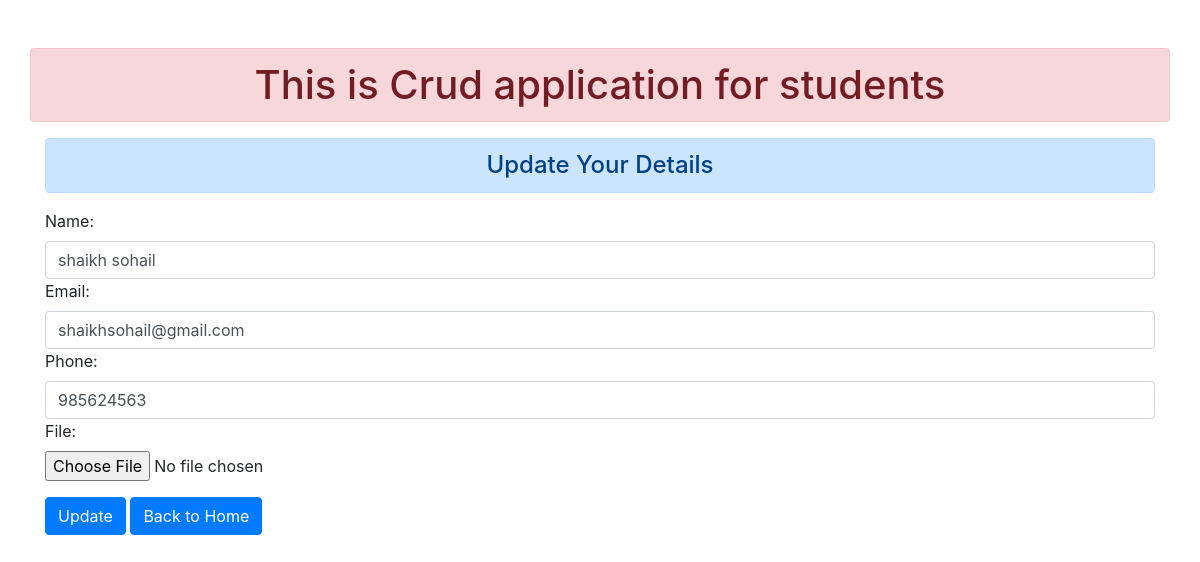
Screenshot of /editstudent/14/ with the database file from the repository.
### CrudPractice/models.py (models this page shows, shortened)
class Student(models.Model):
    name = models.CharField(max_length=300)
    email = models.EmailField(max_length=300)
    phone = models.CharField(max_length=13)
    date = models.DateTimeField(auto_now_add=True, blank=True)
    file = models.FileField()

### CrudPractice/views.py (the view)
# urls.py: path('editstudent/<int:id>/', views.editstudents, name='editStudents'),
def editstudents(request, id):
    if request.method == 'POST':
        geteditid = Student.objects.get(pk=id)
        efrmm = StudentForm(request.POST, instance=geteditid)
        if efrmm.is_valid():
            efrmm.save()
    else:
        geteditid = Student.objects.get(pk=id)
        efrmm = StudentForm(instance=geteditid)
    editcontext = {'editform':efrmm}
    return render(request, 'CrudPractice/editstudents.html', editcontext)

### CrudPractice/forms.py
class StudentForm(forms.ModelForm):
    class Meta:
        model = Student
        fields = ['name', 'email', 'phone', 'file']
        widgets = {
            'name' : forms.TextInput(attrs={'class':'form-control'}),
            'email' : forms.EmailInput(attrs={'class':'form-control'}),
            'phone' : forms.TextInput(attrs={'class':'form-control'}),
            'file' : forms.FileInput(attrs={'class':'form-control-file'}),
        }

### CrudPractice/templates/CrudPractice/editstudents.html (shortened to what this page needs)
{% extends 'CrudPractice/index.html' %}
{% block content %}
<div class="container">
    <h4 class="alert alert-primary text-center"> Update Your Details {{id}} </h4>
    <form action="" method="POST">
        {{editform}}
        <button type="submit" class="btn btn-primary mt-3">Update</button>
        <a href="{% url 'showStudents' %}" class="btn btn-primary mt-3" >Back to Home</a>
    </form>
</div>
{% endblock content %}

### rows the page displays
Student: name "shaikh sohail", email "shaikhsohail@gmail.com", phone "985624563"
